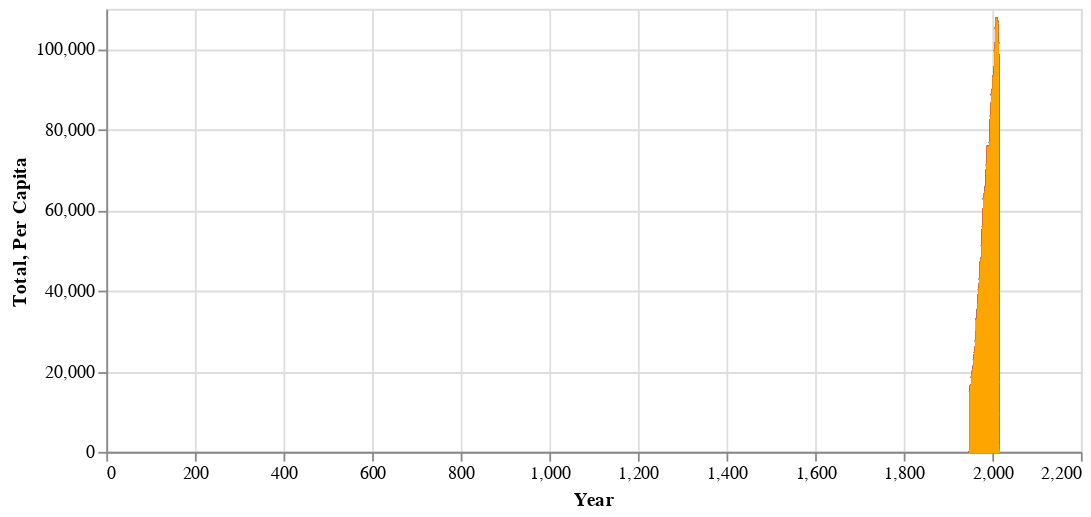

Notebook code cell kept with this figure:
### Code cell
##time series for 10 countries
Algeria = 'blue'
Andorra = 'yellow'
Angola = 'blue'
Armenia = 'black'
Aruba = 'red'
Australia = 'purple'
Bahamas = 'pink'
Bangladesh = 'brown'
Barbados = 'orange'
Belarus = 'silver'

colors = [Algeria, Andorra, Angola, Armenia, Aruba, Australia, Bahamas, Bangladesh, Barbados, Belarus]
circle_size = 2
circle_opacity = 0.5
regression_opacity = 1
regression_method = "poly" 
width = 550
height = 250

#Field ID 3 and 9 Algeria
alg3 = alt.Chart(c10).mark_circle(opacity=circle_opacity, color=colors[0], size=circle_size).encode(
    alt.X('Year:Q'),
    alt.Y('Total:Q')
).properties(width=width, height=height)
algline = alg3.mark_line(color=colors[0], opacity=1,size=1).encode(x='Year:Q',y='Total:Q')

alg9 = alt.Chart(c10).mark_circle(opacity=circle_opacity, color=colors[0], size=circle_size).encode(
    alt.X('Year:Q'),
   alt.Y('Per Capita:Q')
).properties(width=width, height=height)
line_alg = alg9.mark_line(color=colors[0], opacity=1,size=1).encode(x='Year:Q',y='Per Capita:Q')

#Field ID 3 and 9 Andorra 
and3 = alt.Chart(c10).mark_circle(opacity=circle_opacity, color=colors[1], size=circle_size).encode(
    alt.X('Year:Q'),
    alt.Y('Total:Q')
).properties(width=width, height=height)
andline = and3.mark_line(color=colors[1], opacity=1,size=1).encode(x='Year:Q',y='Total:Q')

and9 = alt.Chart(c10).mark_circle(opacity=circle_opacity, color=colors[1], size=circle_size).encode(
    alt.X('Year:Q'),
   alt.Y('Per Capita:Q')
).properties(width=width, height=height)
line_and = and9.mark_line(color=colors[1], opacity=1,size=1).encode(x='Year:Q',y='Per Capita:Q')

#Field ID 3 and 9 Angola
ang3 = alt.Chart(c10).mark_circle(opacity=circle_opacity, color=colors[2], size=circle_size).encode(
    alt.X('Year:Q'),
    alt.Y('Total:Q')
).properties(width=width, height=height)
angline = and3.mark_line(color=colors[2], opacity=1,size=1).encode(x='Year:Q',y='Total:Q')

ang9 = alt.Chart(c10).mark_circle(opacity=circle_opacity, color=colors[2], size=circle_size).encode(
    alt.X('Year:Q'),
    alt.Y('Per Capita:Q')
).properties(width=width, height=height)
line_ang = ang9.mark_line(color=colors[2], opacity=1,size=1).encode(x='Year:Q',y='Per Capita:Q')


#Field ID 3 and 9 Armenia
arm3 = alt.Chart(c10).mark_circle(opacity=circle_opacity, color=colors[3], size=circle_size).encode(
    alt.X('Year:Q'),
    alt.Y('Total:Q')
).properties(width=width, height=height)
armline = arm3.mark_line(color=colors[3], opacity=1,size=1).encode(x='Year:Q',y='Total:Q')

arm9 = alt.Chart(c10).mark_circle(opacity=circle_opacity, color=colors[3], size=circle_size).encode(
    alt.X('Year:Q'),
    alt.Y('Per Capita:Q')
).properties(width=width, height=height)
line_arm = arm9.mark_line(color=colors[3], opacity=1,size=1).encode(x='Year:Q',y='Per Capita:Q')


#Field ID 3 and 9 Aruba 
ar3 = alt.Chart(c10).mark_circle(opacity=circle_opacity, color=colors[4], size=circle_size).encode(
    alt.X('Year:Q'),
    alt.Y('Total:Q')
).properties(width=width, height=height)
arline = ar3.mark_line(color=colors[4], opacity=1,size=1).encode(x='Year:Q',y='Total:Q')

ar9 = alt.Chart(c10).mark_circle(opacity=circle_opacity, color=colors[4], size=circle_size).encode(
    alt.X('Year:Q'),
    alt.Y('Per Capita:Q')
).properties(width=width, height=height)
line_ar = ar9.mark_line(color=colors[4], opacity=1,size=1).encode(x='Year:Q',y='Per Capita:Q')


#Field ID 3 and 9 Australia
au3 = alt.Chart(c10).mark_circle(opacity=circle_opacity, color=colors[5], size=circle_size).encode(
    alt.X('Year:Q'),
    alt.Y('Total:Q')
).properties(width=width, height=height)
auline = au3.mark_line(color=colors[5], opacity=1,size=1).encode(x='Year:Q',y='Total:Q')

au9 = alt.Chart(c10).mark_circle(opacity=circle_opacity, color=colors[5], size=circle_size).encode(
    alt.X('Year:Q'),
    alt.Y('Per Capita:Q')
).properties(width=width, height=height)
line_au = au9.mark_line(color=colors[5], opacity=1,size=1).encode(x='Year:Q',y='Per Capita:Q') 

#Field ID 3 and 9 Bahamas 
ba3 = alt.Chart(c10).mark_circle(opacity=circle_opacity, color=colors[6], size=circle_size).encode(
    alt.X('Year:Q'),
    alt.Y('Total:Q')
).properties(width=width, height=height)
baline = ba3.mark_line(color=colors[6], opacity=1,size=1).encode(x='Year:Q',y='Total:Q')

ba9 = alt.Chart(c10).mark_circle(opacity=circle_opacity, color=colors[6], size=circle_size).encode(
    alt.X('Year:Q'),
    alt.Y('Per Capita:Q')
).properties(width=width, height=height)
line_ba = ba9.mark_line(color=colors[6], opacity=1,size=1).encode(x='Year:Q',y='Per Capita:Q') 

#Field ID 3 and 9 Bangladesh 
ban3 = alt.Chart(c10).mark_circle(opacity=circle_opacity, color=colors[7], size=circle_size).encode(
    alt.X('Year:Q'),
    alt.Y('Total:Q')
).properties(width=width, height=height)
banline = ba3.mark_line(color=colors[7], opacity=1,size=1).encode(x='Year:Q',y='Total:Q')

ban9 = alt.Chart(c10).mark_circle(opacity=circle_opacity, color=colors[7], size=circle_size).encode(
    alt.X('Year:Q'),
    alt.Y('Per Capita:Q')
).properties(width=width, height=height)
line_ban = ban9.mark_line(color=colors[7], opacity=1,size=1).encode(x='Year:Q',y='Per Capita:Q') 

#Field ID 3 and 9 Barbados
bar3 = alt.Chart(c10).mark_circle(opacity=circle_opacity, color=colors[8], size=circle_size).encode(
    alt.X('Year:Q'),
    alt.Y('Total:Q')
).properties(width=width, height=height)
barline = bar3.mark_line(color=colors[8], opacity=1,size=1).encode(x='Year:Q',y='Total:Q')

bar9 = alt.Chart(c10).mark_circle(opacity=circle_opacity, color=colors[8], size=circle_size).encode(
    alt.X('Year:Q'),
    alt.Y('Per Capita:Q')
).properties(width=width, height=height)
line_bar = bar9.mark_line(color=colors[8], opacity=1,size=1).encode(x='Year:Q',y='Per Capita:Q') 


#Field ID 3 and 9 Belarus 
bel3 = alt.Chart(c10).mark_circle(opacity=circle_opacity, color=colors[9], size=circle_size).encode(
    alt.X('Year:Q'),
    alt.Y('Total:Q')
).properties(width=width, height=height)
belline = bel3.mark_line(color=colors[9], opacity=1,size=1).encode(x='Year:Q',y='Total:Q')

bel9 = alt.Chart(c10).mark_circle(opacity=circle_opacity, color=colors[9], size=circle_size).encode(
    alt.X('Year:Q'),
    alt.Y('Per Capita:Q')
).properties(width=width, height=height)
line_bel = bar9.mark_line(color=colors[9], opacity=1,size=1).encode(x='Year:Q',y='Per Capita:Q') 



alt.layer(alg3,algline,alg9,line_alg, and3, andline, and9, line_and, ang3, angline, ang9, line_ang, arm3,armline,arm9,line_arm,ar3,arline,ar9,line_ar,au3,auline,au9,line_au,ba3,baline,ba9,line_ba,ban3,banline,ban9,line_ban, bar3,barline,bar9,line_bar)

### Figure 1 — Vega-Lite specification as saved in the notebook (floating-point values rounded to 4 significant figures; data arrays with more than 128 entries replaced by an {"elided": "..."} marker saying what was removed)
{"config": {"view": {"continuousWidth": 400, "continuousHeight": 300}}, "layer": [{"mark": {"type": "circle", "color": "blue", "opacity": 0.5, "size": 2}, "encoding": {"x": {"type": "quantitative", "field": "Year"}, "y": {"type": "quantitative", "field": "Total"}}, "height": 250, "width": 550}, {"mark": {"type": "line", "color": "blue", "opacity": 1, "size": 1}, "encoding": {"x": {"type": "quantitative", "field": "Year"}, "y": {"type": "quantitative", "field": "Total"}}, "height": 250, "width": 550}, {"mark": {"type": "circle", "color": "blue", "opacity": 0.5, "size": 2}, "encoding": {"x": {"type": "quantitative", "field": "Year"}, "y": {"type": "quantitative", "field": "Per Capita"}}, "height": 250, "width": 550}, {"mark": {"type": "line", "color": "blue", "opacity": 1, "size": 1}, "encoding": {"x": {"type": "quantitative", "field": "Year"}, "y": {"type": "quantitative", "field": "Per Capita"}}, "height": 250, "width": 550}, {"mark": {"type": "circle", "color": "yellow", "opacity": 0.5, "size": 2}, "encoding": {"x": {"type": "quantitative", "field": "Year"}, "y": {"type": "quantitative", "field": "Total"}}, "height": 250, "width": 550}, {"mark": {"type": "line", "color": "yellow", "opacity": 1, "size": 1}, "encoding": {"x": {"type": "quantitative", "field": "Year"}, "y": {"type": "quantitative", "field": "Total"}}, "height": 250, "width": 550}, {"mark": {"type": "circle", "color": "yellow", "opacity": 0.5, "size": 2}, "encoding": {"x": {"type": "quantitative", "field": "Year"}, "y": {"type": "quantitative", "field": "Per Capita"}}, "height": 250, "width": 550}, {"mark": {"type": "line", "color": "yellow", "opacity": 1, "size": 1}, "encoding": {"x": {"type": "quantitative", "field": "Year"}, "y": {"type": "quantitative", "field": "Per Capita"}}, "height": 250, "width": 550}, {"mark": {"type": "circle", "color": "blue", "opacity": 0.5, "size": 2}, "encoding": {"x": {"type": "quantitative", "field": "Year"}, "y": {"type": "quantitative", "field": "Total"}}, "height": 250, "width": 550}, {"mark": {"type": "line", "color": "blue", "opacity": 1, "size": 1}, "encoding": {"x": {"type": "quantitative", "field": "Year"}, "y": {"type": "quantitative", "field": "Total"}}, "height": 250, "width": 550}, {"mark": {"type": "circle", "color": "blue", "opacity": 0.5, "size": 2}, "encoding": {"x": {"type": "quantitative", "field": "Year"}, "y": {"type": "quantitative", "field": "Per Capita"}}, "height": 250, "width": 550}, {"mark": {"type": "line", "color": "blue", "opacity": 1, "size": 1}, "encoding": {"x": {"type": "quantitative", "field": "Year"}, "y": {"type": "quantitative", "field": "Per Capita"}}, "height": 250, "width": 550}, {"mark": {"type": "circle", "color": "black", "opacity": 0.5, "size": 2}, "encoding": {"x": {"type": "quantitative", "field": "Year"}, "y": {"type": "quantitative", "field": "Total"}}, "height": 250, "width": 550}, {"mark": {"type": "line", "color": "black", "opacity": 1, "size": 1}, "encoding": {"x": {"type": "quantitative", "field": "Year"}, "y": {"type": "quantitative", "field": "Total"}}, "height": 250, "width": 550}, {"mark": {"type": "circle", "color": "black", "opacity": 0.5, "size": 2}, "encoding": {"x": {"type": "quantitative", "field": "Year"}, "y": {"type": "quantitative", "field": "Per Capita"}}, "height": 250, "width": 550}, {"mark": {"type": "line", "color": "black", "opacity": 1, "size": 1}, "encoding": {"x": {"type": "quantitative", "field": "Year"}, "y": {"type": "quantitative", "field": "Per Capita"}}, "height": 250, "width": 550}, {"mark": {"type": "circle", "color": "red", "opacity": 0.5, "size": 2}, "encoding": {"x": {"type": "quantitative", "field": "Year"}, "y": {"type": "quantitative", "field": "Total"}}, "height": 250, "width": 550}, {"mark": {"type": "line", "color": "red", "opacity": 1, "size": 1}, "encoding": {"x": {"type": "quantitative", "field": "Year"}, "y": {"type": "quantitative", "field": "Total"}}, "height": 250, "width": 550}, {"mark": {"type": "circle", "color": "red", "opacity": 0.5, "size": 2}, "encoding": {"x": {"type": "quantitative", "field": "Year"}, "y": {"type": "quantitative", "field": "Per Capita"}}, "height": 250, "width": 550}, {"mark": {"type": "line", "color": "red", "opacity": 1, "size": 1}, "encoding": {"x": {"type": "quantitative", "field": "Year"}, "y": {"type": "quantitative", "field": "Per Capita"}}, "height": 250, "width": 550}, {"mark": {"type": "circle", "color": "purple", "opacity": 0.5, "size": 2}, "encoding": {"x": {"type": "quantitative", "field": "Year"}, "y": {"type": "quantitative", "field": "Total"}}, "height": 250, "width": 550}, {"mark": {"type": "line", "color": "purple", "opacity": 1, "size": 1}, "encoding": {"x": {"type": "quantitative", "field": "Year"}, "y": {"type": "quantitative", "field": "Total"}}, "height": 250, "width": 550}, {"mark": {"type": "circle", "color": "purple", "opacity": 0.5, "size": 2}, "encoding": {"x": {"type": "quantitative", "field": "Year"}, "y": {"type": "quantitative", "field": "Per Capita"}}, "height": 250, "width": 550}, {"mark": {"type": "line", "color": "purple", "opacity": 1, "size": 1}, "encoding": {"x": {"type": "quantitative", "field": "Year"}, "y": {"type": "quantitative", "field": "Per Capita"}}, "height": 250, "width": 550}, {"mark": {"type": "circle", "color": "pink", "opacity": 0.5, "size": 2}, "encoding": {"x": {"type": "quantitative", "field": "Year"}, "y": {"type": "quantitative", "field": "Total"}}, "height": 250, "width": 550}, {"mark": {"type": "line", "color": "pink", "opacity": 1, "size": 1}, "encoding": {"x": {"type": "quantitative", "field": "Year"}, "y": {"type": "quantitative", "field": "Total"}}, "height": 250, "width": 550}, {"mark": {"type": "circle", "color": "pink", "opacity": 0.5, "size": 2}, "encoding": {"x": {"type": "quantitative", "field": "Year"}, "y": {"type": "quantitative", "field": "Per Capita"}}, "height": 250, "width": 550}, {"mark": {"type": "line", "color": "pink", "opacity": 1, "size": 1}, "encoding": {"x": {"type": "quantitative", "field": "Year"}, "y": {"type": "quantitative", "field": "Per Capita"}}, "height": 250, "width": 550}, {"mark": {"type": "circle", "color": "brown", "opacity": 0.5, "size": 2}, "encoding": {"x": {"type": "quantitative", "field": "Year"}, "y": {"type": "quantitative", "field": "Total"}}, "height": 250, "width": 550}, {"mark": {"type": "line", "color": "brown", "opacity": 1, "size": 1}, "encoding": {"x": {"type": "quantitative", "field": "Year"}, "y": {"type": "quantitative", "field": "Total"}}, "height": 250, "width": 550}, {"mark": {"type": "circle", "color": "brown", "opacity": 0.5, "size": 2}, "encoding": {"x": {"type": "quantitative", "field": "Year"}, "y": {"type": "quantitative", "field": "Per Capita"}}, "height": 250, "width": 550}, {"mark": {"type": "line", "color": "brown", "opacity": 1, "size": 1}, "encoding": {"x": {"type": "quantitative", "field": "Year"}, "y": {"type": "quantitative", "field": "Per Capita"}}, "height": 250, "width": 550}, {"mark": {"type": "circle", "color": "orange", "opacity": 0.5, "size": 2}, "encoding": {"x": {"type": "quantitative", "field": "Year"}, "y": {"type": "quantitative", "field": "Total"}}, "height": 250, "width": 550}, {"mark": {"type": "line", "color": "orange", "opacity": 1, "size": 1}, "encoding": {"x": {"type": "quantitative", "field": "Year"}, "y": {"type": "quantitative", "field": "Total"}}, "height": 250, "width": 550}, {"mark": {"type": "circle", "color": "orange", "opacity": 0.5, "size": 2}, "encoding": {"x": {"type": "quantitative", "field": "Year"}, "y": {"type": "quantitative", "field": "Per Capita"}}, "height": 250, "width": 550}, {"mark": {"type": "line", "color": "orange", "opacity": 1, "size": 1}, "encoding": {"x": {"type": "quantitative", "field": "Year"}, "y": {"type": "quantitative", "field": "Per Capita"}}, "height": 250, "width": 550}], "data": {"name": "data-a2e1ff5307b15a1cd9c98a02200519a4"}, "$schema": "https://vega.github.io/schema/vega-lite/v4.8.1.json", "datasets": {"data-a2e1ff5307b15a1cd9c98a02200519a4": {"elided": "465 records"}}}
